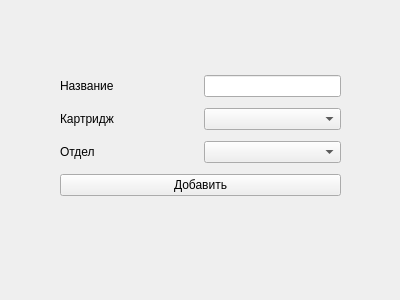
<?xml version="1.0" encoding="UTF-8"?>
<ui version="4.0">
 <class>AddPrinterWindow</class>
 <widget class="QWidget" name="AddPrinterWindow">
  <property name="geometry">
   <rect>
    <x>0</x>
    <y>0</y>
    <width>400</width>
    <height>300</height>
   </rect>
  </property>
  <property name="minimumSize">
   <size>
    <width>400</width>
    <height>300</height>
   </size>
  </property>
  <property name="maximumSize">
   <size>
    <width>400</width>
    <height>300</height>
   </size>
  </property>
  <property name="windowTitle">
   <string>Добавить принтер</string>
  </property>
  <widget class="QWidget" name="verticalLayoutWidget">
   <property name="geometry">
    <rect>
     <x>60</x>
     <y>70</y>
     <width>281</width>
     <height>131</height>
    </rect>
   </property>
   <layout class="QVBoxLayout" name="verticalLayout">
    <item>
     <layout class="QHBoxLayout" name="horizontalLayout_5">
      <item>
       <widget class="QLabel" name="label">
        <property name="sizePolicy">
         <sizepolicy hsizetype="Expanding" vsizetype="Preferred">
          <horstretch>0</horstretch>
          <verstretch>0</verstretch>
         </sizepolicy>
        </property>
        <property name="text">
         <string>Название</string>
        </property>
       </widget>
      </item>
      <item>
       <widget class="QLineEdit" name="nameLine"/>
      </item>
     </layout>
    </item>
    <item>
     <layout class="QHBoxLayout" name="horizontalLayout_2">
      <item>
       <widget class="QLabel" name="label_3">
        <property name="sizePolicy">
         <sizepolicy hsizetype="Expanding" vsizetype="Preferred">
          <horstretch>0</horstretch>
          <verstretch>0</verstretch>
         </sizepolicy>
        </property>
        <property name="text">
         <string>Картридж</string>
        </property>
       </widget>
      </item>
      <item>
       <widget class="QComboBox" name="cartrigeCB">
        <property name="sizePolicy">
         <sizepolicy hsizetype="Expanding" vsizetype="Fixed">
          <horstretch>0</horstretch>
          <verstretch>0</verstretch>
         </sizepolicy>
        </property>
       </widget>
      </item>
     </layout>
    </item>
    <item>
     <layout class="QHBoxLayout" name="horizontalLayout">
      <item>
       <widget class="QLabel" name="label_2">
        <property name="sizePolicy">
         <sizepolicy hsizetype="Expanding" vsizetype="Preferred">
          <horstretch>0</horstretch>
          <verstretch>0</verstretch>
         </sizepolicy>
        </property>
        <property name="text">
         <string>Отдел</string>
        </property>
       </widget>
      </item>
      <item>
       <widget class="QComboBox" name="departCB">
        <property name="sizePolicy">
         <sizepolicy hsizetype="Expanding" vsizetype="Fixed">
          <horstretch>0</horstretch>
          <verstretch>0</verstretch>
         </sizepolicy>
        </property>
       </widget>
      </item>
     </layout>
    </item>
    <item>
     <widget class="QPushButton" name="addButton">
      <property name="text">
       <string>Добавить</string>
      </property>
     </widget>
    </item>
   </layout>
  </widget>
 </widget>
 <resources/>
 <connections/>
</ui>
